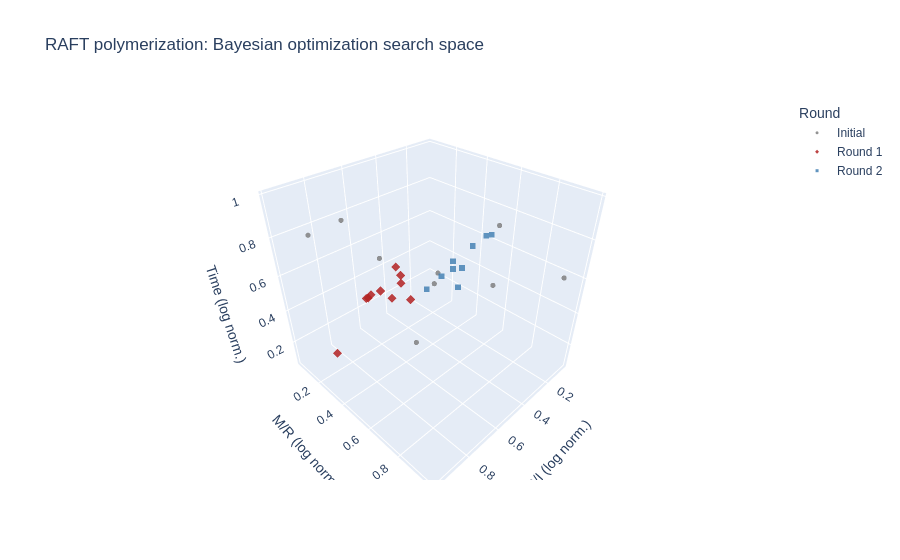

The notebook cell this image was saved under:
### Code cell
fig_raft = px.scatter_3d(
    raft_df,
    x='x', y='y', z='z',
    color='round',
    symbol='round',
    color_discrete_map={'Initial': '#808080', 'Round 1': '#b22222', 'Round 2': '#4682b4'},
    opacity=0.85,
    custom_data=['ri_phys', 'mr_phys', 'time_phys', 'round'],
    labels={
        'x': 'R/I (log norm.)',
        'y': 'M/R (log norm.)',
        'z': 'Time (log norm.)',
        'round': 'Experiment round'
    },
    title='RAFT polymerization: Bayesian optimization search space'
)

# Custom hover to show physical (un-normalized) values
fig_raft.update_traces(
    marker_size=3,
    hovertemplate=(
        '<b>%{customdata[3]}</b><br>'
        'R/I ratio: %{customdata[0]:.2f}<br>'
        'M/R ratio: %{customdata[1]:.1f}<br>'
        'Time: %{customdata[2]:.2f} min'
        '<extra></extra>'
    )
)

fig_raft.update_layout(
    scene=dict(
        xaxis_title='R/I (log norm.)',
        yaxis_title='M/R (log norm.)',
        zaxis_title='Time (log norm.)'
    ),
    legend_title_text='Round',
    font_family='Arial'
)

fig_raft.show()

### Figure 1 — Plotly figure (JSON) as saved in the notebook; plotly's stock layout.template omitted (floating-point values rounded to 4 significant figures)
{"data": [{"customdata": [[0.6, 16, 0.2, "Initial"], [1.2, 20, 1, "Initial"], [2.5, 32, 5, "Initial"], [5, 18, 10, "Initial"], [9, 28, 18, "Initial"], [0.8, 35, 3, "Initial"], [3.5, 24, 0.5, "Initial"], [7, 16.5, 7, "Initial"], [1.8, 30, 14, "Initial"]], "hovertemplate": "<b>%{customdata[3]}</b><br>R/I ratio: %{customdata[0]:.2f}<br>M/R ratio: %{customdata[1]:.1f}<br>Time: %{customdata[2]:.2f} min<extra></extra>", "legendgroup": "Initial", "marker": {"color": "#808080", "opacity": 0.85, "size": 3, "symbol": "circle"}, "mode": "markers", "name": "Initial", "scene": "scene", "showlegend": true, "type": "scatter3d", "x": [0.06086, 0.2922, 0.5372, 0.7686, 0.9648, 0.1569, 0.6496, 0.8809, 0.4276], "y": [0.07372, 0.3286, 0.8655, 0.2083, 0.7129, 0.9678, 0.5369, 0.1089, 0.7917], "z": [0.1308, 0.4346, 0.7384, 0.8692, 0.9801, 0.6419, 0.3038, 0.8019, 0.9327]}, {"customdata": [[1, 15.5, 0.15, "Round 1"], [2, 17, 0.4, "Round 1"], [4, 19, 1.2, "Round 1"], [6, 22, 2.5, "Round 1"], [8, 24.5, 4.5, "Round 1"], [1.5, 16, 0.8, "Round 1"], [3, 21, 1.8, "Round 1"], [5.5, 23, 3.2, "Round 1"], [7.5, 18.5, 0.3, "Round 1"], [2.8, 20.5, 2, "Round 1"]], "hovertemplate": "<b>%{customdata[3]}</b><br>R/I ratio: %{customdata[0]:.2f}<br>M/R ratio: %{customdata[1]:.1f}<br>Time: %{customdata[2]:.2f} min<extra></extra>", "legendgroup": "Round 1", "marker": {"color": "#b22222", "opacity": 0.85, "size": 3, "symbol": "diamond"}, "mode": "markers", "name": "Round 1", "scene": "scene", "showlegend": true, "type": "scatter3d", "x": [0.2314, 0.4628, 0.6941, 0.8295, 0.9255, 0.3667, 0.5981, 0.8004, 0.904, 0.5751], "y": [0.03745, 0.143, 0.27, 0.4375, 0.5604, 0.07372, 0.3843, 0.4882, 0.2396, 0.3568], "z": [0.07653, 0.2616, 0.469, 0.6075, 0.7185, 0.3925, 0.5455, 0.6541, 0.2074, 0.5654]}, {"customdata": [[1.2, 26, 6, "Round 2"], [3.5, 29, 9, "Round 2"], [6, 32, 13, "Round 2"], [9.5, 34.5, 18.5, "Round 2"], [2, 27.5, 7.5, "Round 2"], [4.5, 31, 11, "Round 2"], [7, 35.5, 16, "Round 2"], [1.5, 28, 8.5, "Round 2"], [5, 33, 14.5, "Round 2"]], "hovertemplate": "<b>%{customdata[3]}</b><br>R/I ratio: %{customdata[0]:.2f}<br>M/R ratio: %{customdata[1]:.1f}<br>Time: %{customdata[2]:.2f} min<extra></extra>", "legendgroup": "Round 2", "marker": {"color": "#4682b4", "opacity": 0.85, "size": 3, "symbol": "square"}, "mode": "markers", "name": "Round 2", "scene": "scene", "showlegend": true, "type": "scatter3d", "x": [0.2922, 0.6496, 0.8295, 0.9829, 0.4628, 0.7335, 0.8809, 0.3667, 0.7686], "y": [0.6283, 0.753, 0.8655, 0.9514, 0.6924, 0.8292, 0.984, 0.7129, 0.9006], "z": [0.7728, 0.8493, 0.9187, 0.9853, 0.8149, 0.8872, 0.9579, 0.8385, 0.9393]}], "layout": {"font": {"family": "Arial"}, "legend": {"title": {"text": "Round"}, "tracegroupgap": 0}, "scene": {"domain": {"x": [0, 1], "y": [0, 1]}, "xaxis": {"title": {"text": "R/I (log norm.)"}}, "yaxis": {"title": {"text": "M/R (log norm.)"}}, "zaxis": {"title": {"text": "Time (log norm.)"}}}, "title": {"text": "RAFT polymerization: Bayesian optimization search space"}}}
